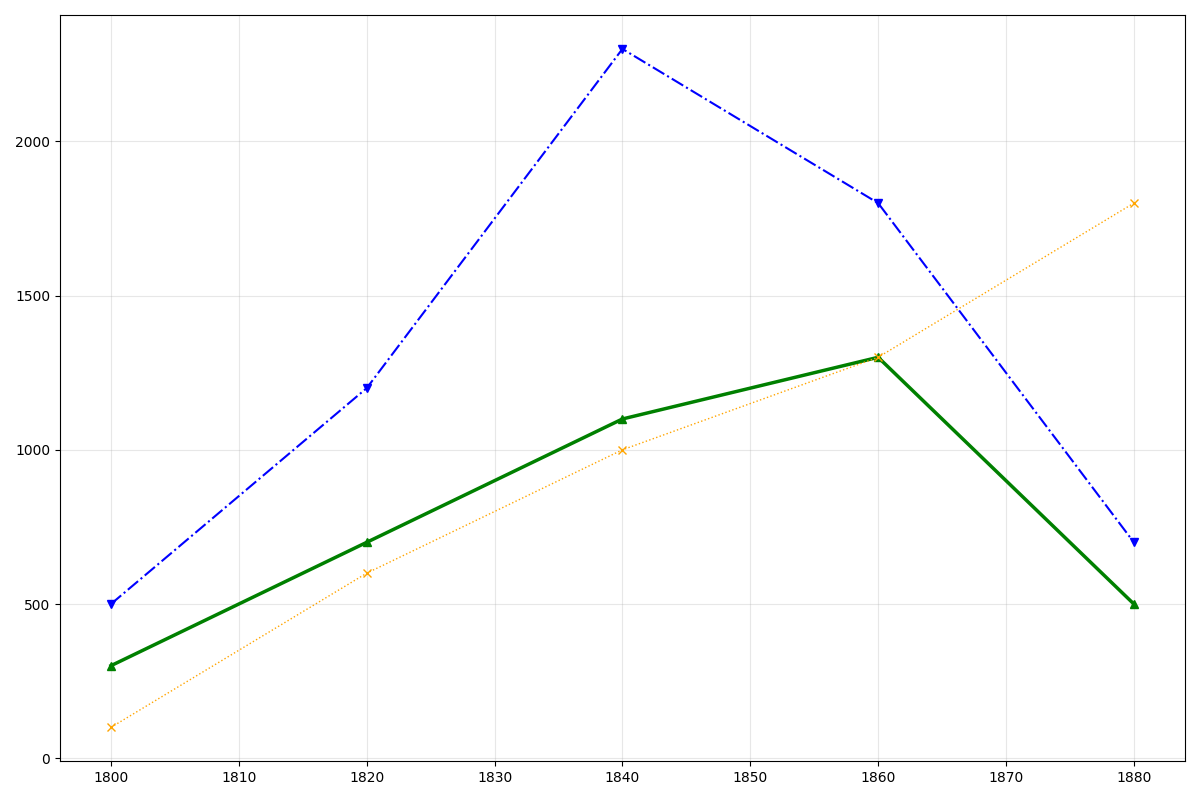

Write the Python code that produced this figure.
import matplotlib.pyplot as plt
import numpy as np

decades = np.array([1800, 1820, 1840, 1860, 1880])
black_beard_fleet = np.array([500, 1200, 2300, 1800, 700])
red_beard_fleet = np.array([300, 700, 1100, 1300, 500])
shadow_reapers_fleet = np.array([100, 600, 1000, 1300, 1800])

plt.figure(figsize=(12, 8))

plt.plot(decades, black_beard_fleet, marker='v', linestyle='-.', linewidth=1.5, color='blue')
plt.plot(decades, red_beard_fleet, marker='^', linestyle='-', linewidth=2.5, color='green')
plt.plot(decades, shadow_reapers_fleet, marker='x', linestyle=':', linewidth=1, color='orange')

plt.grid(True, linestyle='-', alpha=0.3)

plt.tight_layout()
plt.show()
